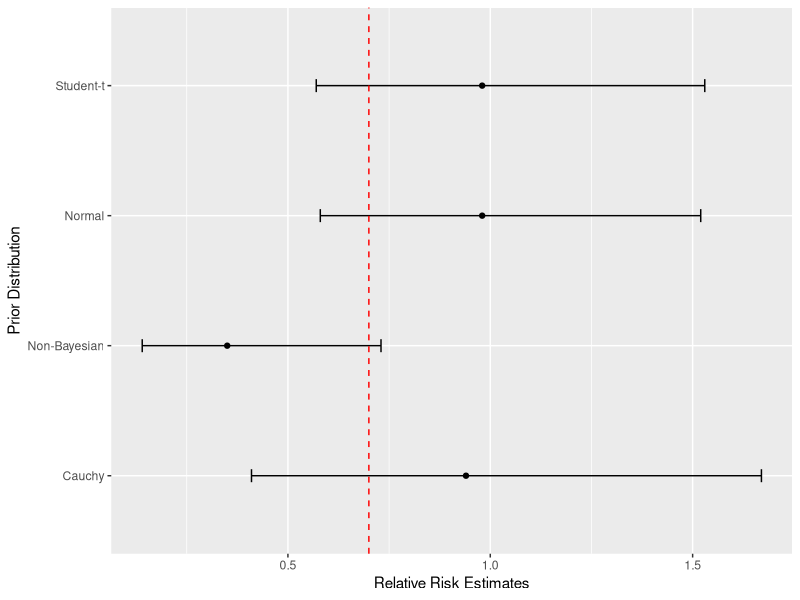

R code for this plot:
## ---- chunk 1
knitr::opts_chunk$set(echo = TRUE)
library(kableExtra)
library(ggplot2)
## ---- chunk 2
tbl <- data.frame(' '= c("Cases", "Total"), 'Exposed' = c("$A_1$", "$N_1$"), 'Not Exposed'= c("$A_0$", "$N_0$"))

colnames(tbl)= c(" ", "Exposed/Treatment", "Not Exposed/Control")

kable(tbl, 'latex',escape=FALSE, caption = "General notation for 2x2 prior-data layout", booktabs=T) %>%kable_styling(latex_options = "hold_position")
## ---- chunk 3
tbl <- data.frame(#prior= c("Normal", "Cauchy","Student-t","Non-Bayesian"),
                  point_estimate = c(0.98,0.94,0.98,0.35), 
                  lower_bound=c(0.58,0.41,0.57,0.14),
                  upper_bound=c(1.52,1.67,1.53,0.73))
row.names(tbl) = c("Normal", "Cauchy","Student-t","Non-Bayesian")

  ggplot(tbl,aes(x=row.names(tbl),
              y=point_estimate,
              ymin=lower_bound,
              ymax=upper_bound)) +
  geom_point(position=position_dodge(width=0.1)) +
  geom_errorbar(width=0.1,position=position_dodge(width=0.1)) + 
  coord_flip() +
  ylab("Relative Risk Estimates") +
  xlab("Prior Distribution") +
     geom_hline(yintercept=0.7, linetype="dashed", color = "red")

## ---- chunk 4
colnames(tbl)= c("Relative Risk Point Estimate", "95% CI Lowerbound", "95% CI Upperbound")

kable(tbl, 'latex', caption = "Simulation Results", booktabs=T) %>%kable_styling(latex_options = "hold_position")
